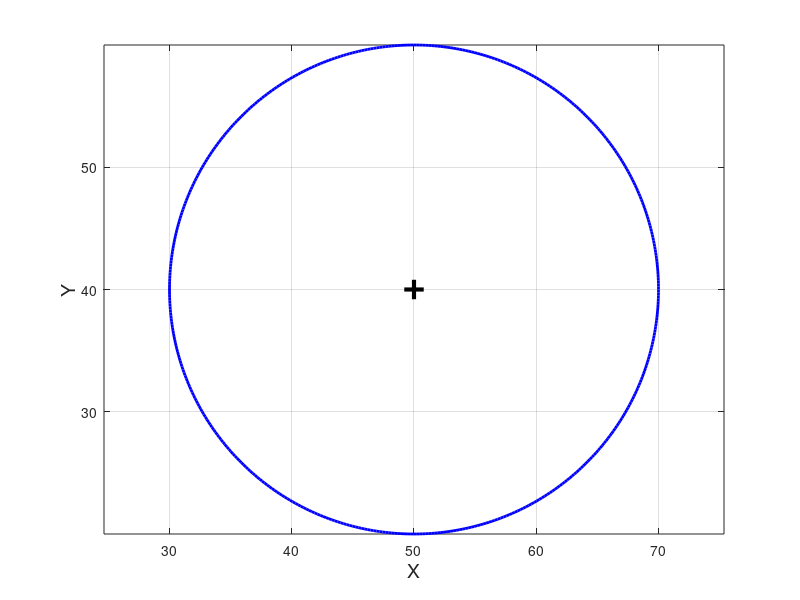

The MATLAB script that drew this image:
angles = linspace(0, 2*pi, 500);
radius = 20;
CenterX = 50;
CenterY = 40;
x = radius * cos(angles) + CenterX;
y = radius * sin(angles) + CenterY;
plot(x, y, 'b-', 'LineWidth', 2);
hold on;
plot(CenterX, CenterY, 'k+', 'LineWidth', 3, 'MarkerSize', 14);
grid on;
axis equal;
xlabel('X', 'FontSize', 14);
ylabel('Y', 'FontSize', 14);